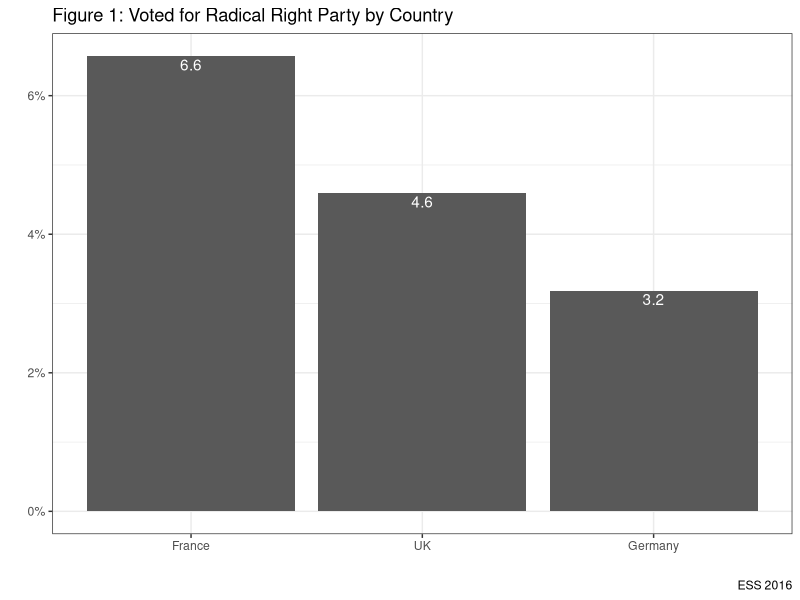
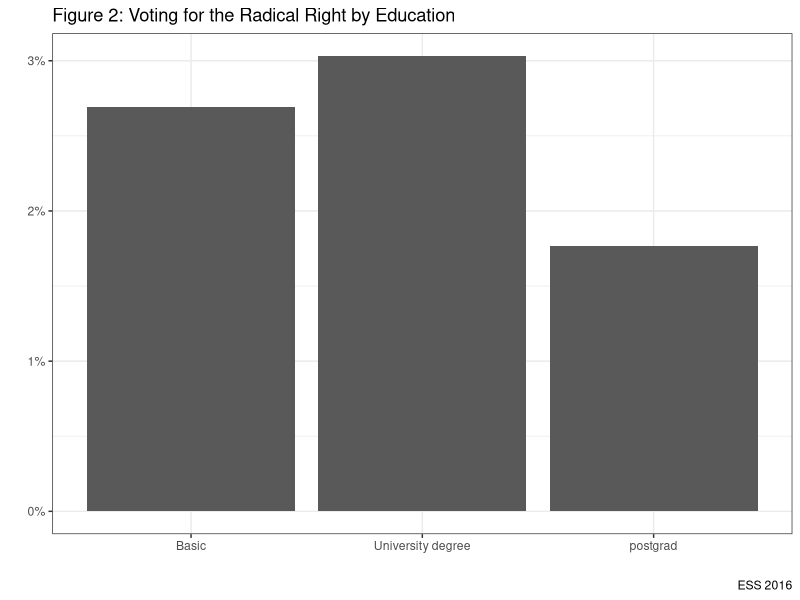
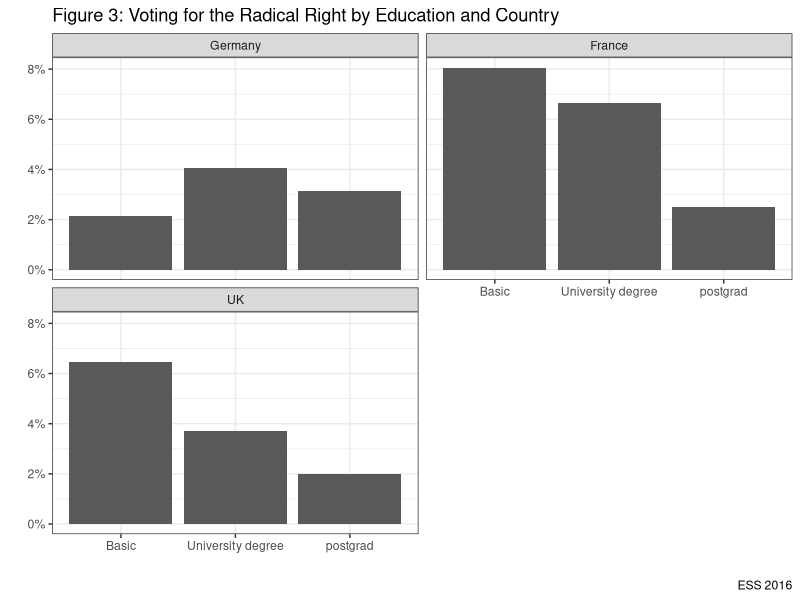
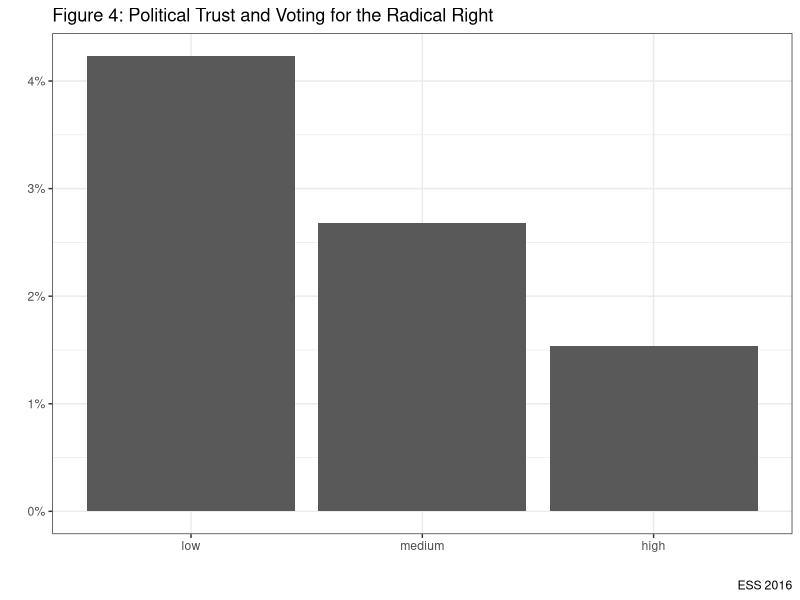
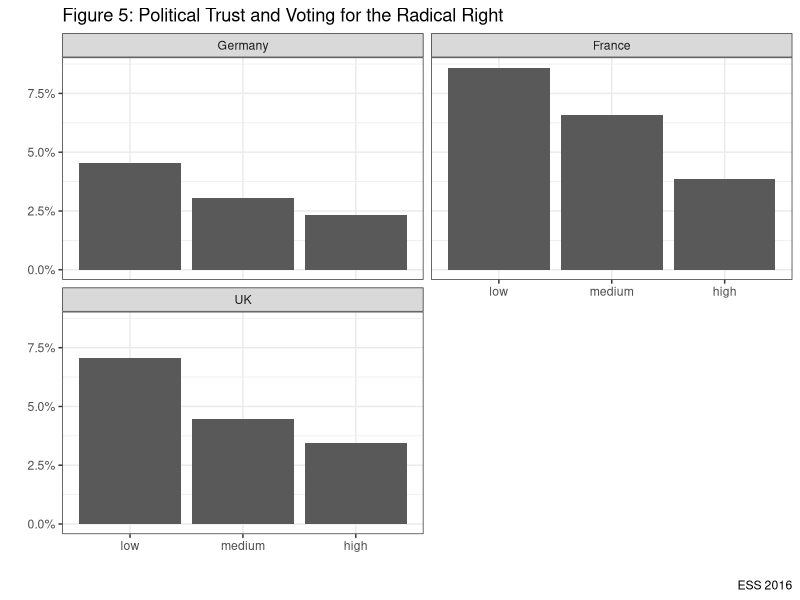
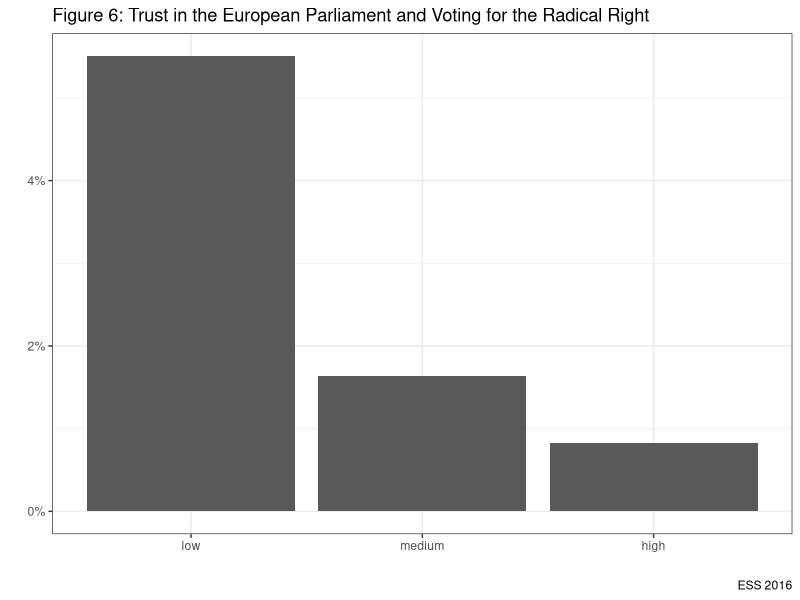
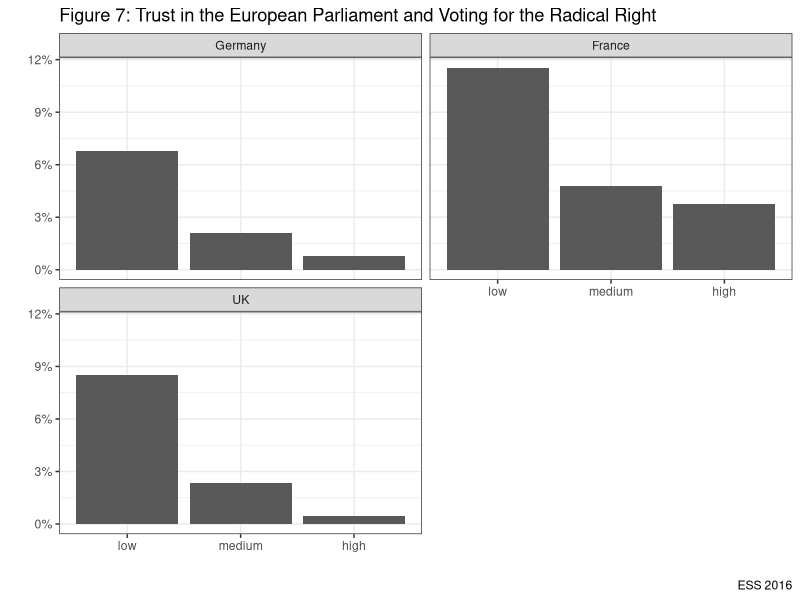

R code for these plots, in order:
# In the lecture, we introduced theories about who votes for the radical right

# In this lab, we're going to test some aspects of those theories with evidence from the ESS

ESS <- foreign::read.dta("data/ESS.dta", convert.factors=TRUE)
attach(ESS)
library(tidyverse)
options(warn = -1)

ESS %>% filter(!is.na(rright)) %>% count(rright) %>%
  mutate("%" = round(n/sum(n) * 100, digits=1)) %>%
  knitr::kable("pandoc", caption = "Voted for the Radical Right in European Democracies",
               col.names = c('Voted Radical Right', 'N', '%'), align="lccc")

#How does this vary by country?#

ESS %>% group_by(cntry) %>% filter(!is.na(rright)) %>%
     count(rright) %>% mutate("%" = round(n/sum(n) * 100, digits=1)) %>% filter(!rright =="no") %>% 
     knitr::kable("pandoc", caption = "Comparing Voting for Radical Right in European Democracies",
     col.names = c('Country', 'Voted Radical Right', 'N', '%'), align="cccc")


# Let's graph this to make the findings stand out a bit better


ESS %>% group_by(cntry) %>% filter(!is.na(rright)) %>%
  count(rright) %>% mutate(prop=prop.table(n*100)) %>%
  filter(!rright=="no") %>%
  ggplot(aes(x=reorder(cntry, -prop), y=prop)) +
  geom_col()+
  geom_text(aes(label = round(prop*100, digits = 1)), color = "white", vjust = 1.2)+
  labs(x="", y="", title="Figure 1: Voted for Radical Right Party by Country", caption="ESS 2016")+
  scale_y_continuous(labels=scales::percent)+
  theme_bw()+
  guides(fill=FALSE)


# What is the age profile of voters for the radical right?

a <- ESS %>% filter(cntry %in% c("Germany", "France", "UK")) %>% 
             group_by(cntry) %>% 
             summarise(mean= mean(age, na.rm=T))
b <- ESS %>% filter(cntry %in% c("Germany", "France", "UK")) %>%
             group_by(cntry, rright) %>% summarise(avg_age_vt_rr= mean(age, na.rm=T)) %>% 
             filter(!is.na(rright), !rright=="no")

left_join(a, b, by = "cntry") %>% select(-rright) %>%
          knitr::kable("pandoc", caption = "Average Age of Population and Voters of Radical Right Parties in European Democracies",
          col.names = c('Country', 'Average Age Population', 'Average Age Voter Radical Right Party'), digits =1, align="cccc")

# Let's look at the gender profile of radical right voters


c <- ESS %>% filter(cntry %in% c("Germany", "France", "UK")) %>%
  group_by(cntry) %>%
  count(gender) %>%
  mutate(perc_pop=n/sum(n)*100)


d <- ESS %>% filter(cntry %in% c("Germany", "France", "UK")) %>%
  filter(!is.na(rright)) %>%
  group_by(cntry, gender) %>% 
  filter(!rright=="no") %>% count(rright) %>% 
  group_by(cntry) %>% 
  mutate(perc_vt_pp=n/sum(n)*100) %>% 
  select(-rright)

left_join(c, d, by=c("cntry", "gender")) %>% select(-n.x, -n.y) %>%
  knitr::kable("pandoc", caption = "Gender Balance in Population and Voters of Radical Right Parties in European Democracies",
               col.names = c('Country', 'Gender', 'Percentage Population', 'Percentage Voter of Radical Right Political Party'),
               digits =1, align="cccc") %>% print()

# Unemployment
e <- ESS %>% filter(cntry %in% c("Germany", "France", "UK")) %>%
      filter(!is.na(uemp)) %>%  
      group_by(cntry) %>%
       count(uemp) %>%
       mutate(perc_pop=n/sum(n)*100)

f <- ESS %>% filter(cntry %in% c("Germany", "France", "UK")) %>%
  filter(!is.na(rright), !is.na(uemp)) %>%
  group_by(cntry, uemp) %>% 
  filter(!rright=="no") %>% count(rright) %>% 
  group_by(cntry) %>% 
  mutate(perc_vt_pp=n/sum(n)*100) %>% 
  select(-rright)

left_join(e, f, by=c("cntry", "uemp")) %>% select(-n.x, -n.y) %>%
  knitr::kable("pandoc", caption = "Unemployment and Voters of Radical Right Parties in European Democracies",
               col.names = c('Country', 'Unemployemnt', 'Percentage Population', 'Percentage Voter of Radical Right Political Party'),
               digits =1, align="cccc") %>% print()


#Let's look at Education

ESS %>% group_by(educat) %>% filter(!is.na(rright), !is.na(educat)) %>%
  count(rright) %>% mutate(prop=prop.table(n*100)) %>%
  filter(!rright=="no") %>%
  ggplot(aes(x=educat, y=prop)) +
  geom_col()+
  labs(x="", y="", title="Figure 2: Voting for the Radical Right by Education", caption="ESS 2016")+
  scale_y_continuous(labels=scales::percent)+
  theme_bw()+
  guides(fill=FALSE)

ESS %>% group_by(educat, cntry) %>% filter(!is.na(rright), !is.na(educat)) %>%
  count(rright) %>% mutate(prop=prop.table(n*100)) %>%
  filter(!rright=="no") %>%
  ggplot(aes(x=educat, y=prop)) +
  geom_col()+
  facet_wrap(~cntry, nrow=2)+
  labs(x="", y="", title="Figure 3: Voting for the Radical Right by Education and Country", caption="ESS 2016")+
  scale_y_continuous(labels=scales::percent)+
  theme_bw()+
  guides(fill=FALSE)

#Let's look at what voters of the radical right think about government?

#Do voters of the radical right trust government?

ESS %>% group_by(ptrust) %>% filter(!is.na(rright), !is.na(ptrust)) %>%
  count(rright) %>% mutate(prop=prop.table(n*100)) %>%
  filter(!rright=="no") %>%
  ggplot(aes(x=ptrust, y=prop)) +
  geom_col()+
  labs(x="", y="", title="Figure 4: Political Trust and Voting for the Radical Right", caption="ESS 2016")+
  scale_y_continuous(labels=scales::percent)+
  theme_bw()+
  guides(fill=FALSE)

ESS %>% group_by(ptrust, cntry) %>% filter(!is.na(rright), !is.na(ptrust)) %>%
  count(rright) %>% mutate(prop=prop.table(n*100)) %>%
  filter(!rright=="no") %>%
  ggplot(aes(x=ptrust, y=prop)) +
  geom_col()+
  facet_wrap(~cntry, nrow=2)+
  labs(x="", y="", title="Figure 5: Political Trust and Voting for the Radical Right", caption="ESS 2016")+
  scale_y_continuous(labels=scales::percent)+
  theme_bw()+
  guides(fill=FALSE)


# Trust in European Parliament

ESS %>% group_by(tr_ep) %>% filter(!is.na(rright), !is.na(tr_ep)) %>%
  count(rright) %>% mutate(prop=prop.table(n*100)) %>%
  filter(!rright=="no") %>%
  ggplot(aes(x=tr_ep, y=prop)) +
  geom_col()+
  labs(x="", y="", title="Figure 6: Trust in the European Parliament and Voting for the Radical Right", caption="ESS 2016")+
  scale_y_continuous(labels=scales::percent)+
  theme_bw()+
  guides(fill=FALSE)

ESS %>% group_by(tr_ep, cntry) %>% filter(!is.na(rright), !is.na(tr_ep)) %>%
  count(rright) %>% mutate(prop=prop.table(n*100)) %>%
  filter(!rright=="no") %>%
  ggplot(aes(x=tr_ep, y=prop)) +
  geom_col()+
  facet_wrap(~cntry, nrow=2)+
  labs(x="", y="", title="Figure 7: Trust in the European Parliament and Voting for the Radical Right", caption="ESS 2016")+
  scale_y_continuous(labels=scales::percent)+
  theme_bw()+
  guides(fill=FALSE)

# What can we conclude about voters for the radical right?
